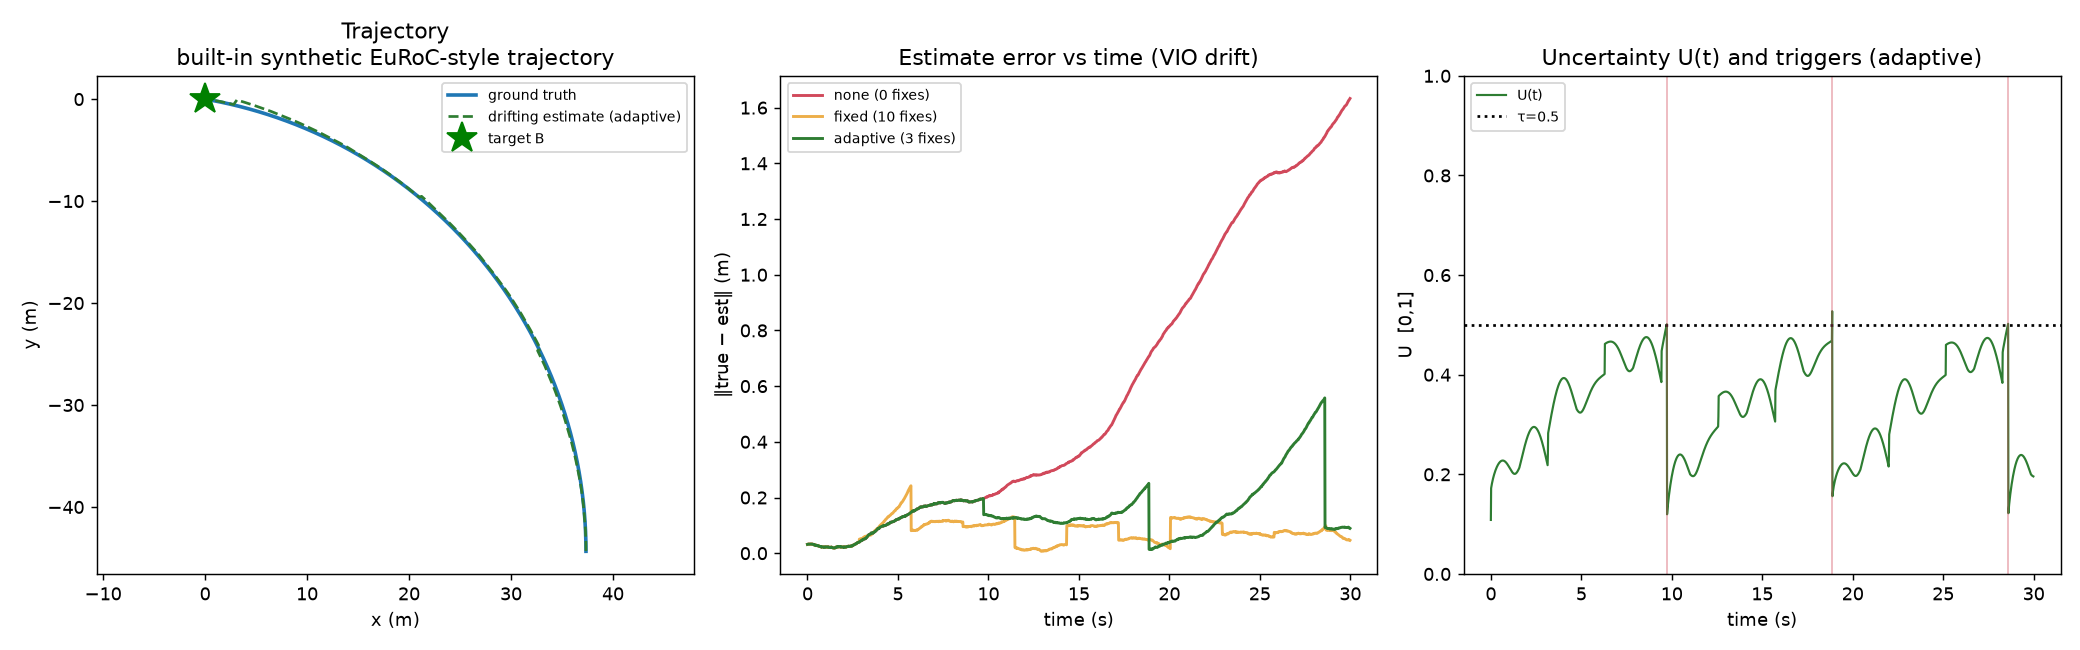

The script that saved this image:
"""
demo_week2.py
-------------
Rohan's Week-2 deliverable: the scheduler running on REAL-DATA-DERIVED drift (the
EuRoC drift scaffold), through the VioSource adapter, under three correction policies.

Produces:
  - a calibration report (real drift as % of distance -- grounds the sim in reality)
  - the policy comparison table (none / fixed / adaptive)
  - demo_week2.png : trajectory (GT vs drifting estimate), error-over-time, U(t)+triggers

Run on the built-in synthetic EuRoC-style trajectory (works anywhere, no download):
    python3 demo_week2.py
Run on a REAL EuRoC sequence once you've downloaded one (e.g. MH_01_easy):
    python3 demo_week2.py --euroc "D:/drone/datasets/MH_01_easy"
"""
import sys, os, argparse
import numpy as np
import matplotlib
matplotlib.use("Agg")
import matplotlib.pyplot as plt

sys.path.insert(0, os.path.dirname(__file__))
from core.uncertainty_scheduler import UncertaintyScheduler, SchedulerConfig
from harness.drift_scaffold import EurocDriftSource, calibrate_sim_noise

TAU, REFRACTORY = 0.5, 60


def synthetic_euroc():
    """A curved 30 s trajectory in EuRoC dict format, so the demo runs with no download."""
    n = 2000
    t = np.linspace(0, 30, n)
    ang = np.linspace(0, 1.4, n)
    x, y = 45 * np.cos(ang), 45 * np.sin(ang)
    gt = dict(t=t, x=x, y=y, z=np.zeros(n),
              vx=np.gradient(x, t), vy=np.gradient(y, t), vz=np.zeros(n),
              bgx=np.full(n, 0.003), bgy=np.full(n, 0.001), bgz=np.full(n, 0.002))
    # IMU with motion-correlated rotation (drives the blur/feature proxies)
    imu = dict(t=t, wx=0.3*np.sin(2*t), wy=np.zeros(n), wz=0.4*np.cos(1.5*t),
               ax=0.5*np.sin(t), ay=np.zeros(n), az=np.full(n, 9.81))
    return gt, imu


def run(policy, gt, imu, seed=1, fixed_period_s=2.5):
    src = EurocDriftSource(gt, imu, seed=seed, fix_every_m=6.0)
    sch = UncertaintyScheduler(SchedulerConfig(
        tau=TAU, refractory_ticks=REFRACTORY,
        weights={"sigma_pos": 0.6, "feature_loss": 0.2, "blur": 0.2,
                 "sigma_head": 0.0, "imu_bias": 0.0}))
    log = dict(t=[], err=[], U=[], trig_t=[], gt=[], est=[], corrections=0)
    last_fix_t = -1e9
    while True:
        sig = src.update()
        if sig is None:
            break
        U, trig, why, _ = sch.compute(sig.cues)
        want = (policy == "fixed" and (sig.t - last_fix_t) >= fixed_period_s) \
            or (policy == "adaptive" and trig)
        if want and src.apply_fix():
            sch.reset_after_fix(); last_fix_t = sig.t
            log["corrections"] += 1; log["trig_t"].append(sig.t)
        log["t"].append(sig.t); log["err"].append(sig.error()); log["U"].append(U)
        log["gt"].append(sig.gt); log["est"].append(sig.est)
    log["gt"] = np.array(log["gt"]); log["est"] = np.array(log["est"])
    log["final_err"] = log["err"][-1]; log["peak_err"] = max(log["err"])
    log["mean_err"] = float(np.mean(log["err"]))
    return log


def main():
    ap = argparse.ArgumentParser()
    ap.add_argument("--euroc", help="path to a real EuRoC sequence folder")
    a = ap.parse_args()

    if a.euroc:
        from harness.euroc_reader import EurocReader
        r = EurocReader(a.euroc)
        gt, imu = r.ground_truth(), r.imu()
        src_label = f"real EuRoC: {os.path.basename(a.euroc.rstrip('/'))}"
    else:
        gt, imu = synthetic_euroc()
        src_label = "built-in synthetic EuRoC-style trajectory"

    print(f"\nData source: {src_label}")
    print("Calibration (uncorrected drift on this sequence):")
    for k, v in calibrate_sim_noise(gt, imu, seed=1).items():
        print(f"   {k:28s}: {v}")

    results = {p: run(p, gt, imu) for p in ("none", "fixed", "adaptive")}
    print(f"\n{'policy':<10}{'corrections':>12}{'final_err(m)':>14}"
          f"{'peak_err(m)':>13}{'mean_err(m)':>13}")
    print("-" * 62)
    for p, lg in results.items():
        print(f"{p:<10}{lg['corrections']:>12}{lg['final_err']:>14.2f}"
              f"{lg['peak_err']:>13.2f}{lg['mean_err']:>13.2f}")

    fig, ax = plt.subplots(1, 3, figsize=(16, 5))
    colors = {"none": "#d1495b", "fixed": "#edae49", "adaptive": "#2e7d32"}

    lg = results["adaptive"]
    ax[0].plot(lg["gt"][:, 0], lg["gt"][:, 1], "-", color="#1f77b4", lw=2, label="ground truth")
    ax[0].plot(lg["est"][:, 0], lg["est"][:, 1], "--", color=colors["adaptive"], lw=1.5,
               label="drifting estimate (adaptive)")
    ax[0].plot(0, 0, "g*", ms=18, label="target B")
    ax[0].set_title(f"Trajectory\n{src_label}"); ax[0].axis("equal")
    ax[0].set_xlabel("x (m)"); ax[0].set_ylabel("y (m)"); ax[0].legend(fontsize=8)

    for p, lg in results.items():
        ax[1].plot(lg["t"], lg["err"], color=colors[p], lw=1.6,
                   label=f"{p} ({lg['corrections']} fixes)")
    ax[1].set_title("Estimate error vs time (VIO drift)")
    ax[1].set_xlabel("time (s)"); ax[1].set_ylabel("‖true − est‖ (m)"); ax[1].legend(fontsize=8)

    lg = results["adaptive"]
    ax[2].plot(lg["t"], lg["U"], color=colors["adaptive"], lw=1.2, label="U(t)")
    ax[2].axhline(TAU, ls=":", color="k", label=f"τ={TAU}")
    for tt in lg["trig_t"]:
        ax[2].axvline(tt, color="#d1495b", alpha=0.4, lw=1)
    ax[2].set_title("Uncertainty U(t) and triggers (adaptive)")
    ax[2].set_xlabel("time (s)"); ax[2].set_ylabel("U  [0,1]"); ax[2].set_ylim(0, 1)
    ax[2].legend(fontsize=8)

    fig.tight_layout()
    out = os.path.join(os.path.dirname(__file__), "demo_week2.png")
    fig.savefig(out, dpi=130)
    print(f"\nFigure written to {out}")


if __name__ == "__main__":
    main()
